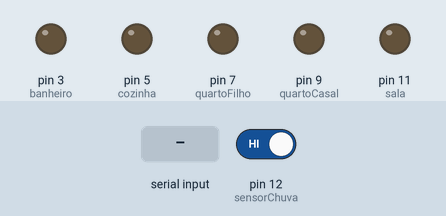
Recording of a sketch running on a simulated Arduino Uno, built with avr-gcc and run on an emulated ATmega328P. Shown: output pins drawn as LEDs (lit = HIGH). The inputs (shaded band) are chosen by the test bench; at power-on: pin 12 (sensorChuva) HIGH.

Above: at 1.2 s.
1.3 s: "b" received over Serial
At 2.5 s:
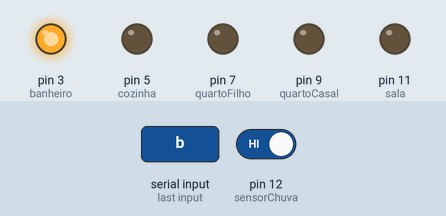
2.8 s: "k" received over Serial
At 3.7 s:
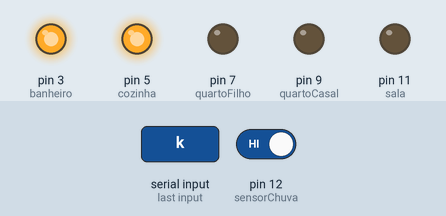
4.3 s: "m" received over Serial
At 4.8 s:
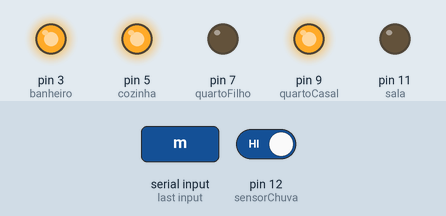
5.8 s: "c" received over Serial
At 7.0 s:
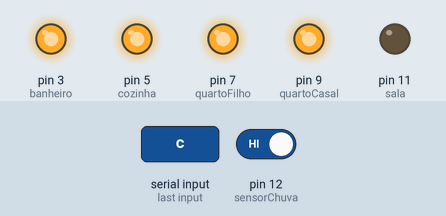
7.3 s: "d" received over Serial
At 8.3 s:
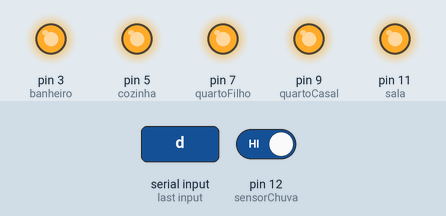
Timing chart, 0 to 10.3 s (numbered marks = the images above; inputs shaded):
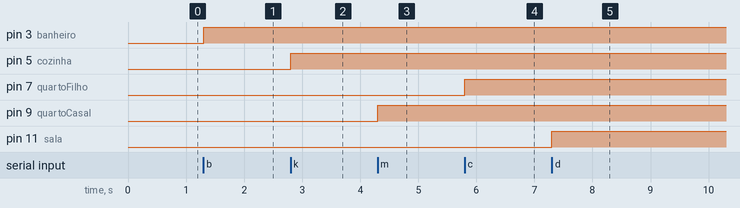

The sketch:

automa__o.ino
```cpp
//----------------pino das luzes-------------
#define banheiro 3
#define cozinha 5
#define quartoCasal 9
#define quartoFilho 7
#define sala 11

int leituraSensor;
//---------------sensor Chuva----------------
#define sensorChuva 12
int leituraChuva;

void setup(){
  for(int i = 3; i <= 11; i = i + 2){
    pinMode(i, OUTPUT);
   }
  pinMode(sensorChuva, INPUT);

  Serial.begin(9600);
}

void loop(){
  leituraSensor = Serial.read();
  leituraChuva = digitalRead(sensorChuva);

  switch(leituraSensor){
    case 'b':
      digitalWrite(banheiro, !digitalRead(banheiro));
      break;
    case 'k':
      digitalWrite(cozinha, !digitalRead(cozinha));
      break;
    case 'm':
      digitalWrite(quartoCasal, !digitalRead(quartoCasal));
      break;
    case 'c':
      digitalWrite(quartoFilho,!digitalRead(quartoFilho));
      break;
    case 'd':
      digitalWrite(sala, !digitalRead(sala));
      break;
    }
    if(leituraChuva == 0){
    Serial.println("10000");
    delay(10000);
    }
}
```

Measured:
- after the input at 1.3 s, pin 3 (banheiro): LOW → HIGH at once
- after the input at 2.8 s, pin 5 (cozinha): LOW → HIGH at once
- after the input at 4.3 s, pin 9 (quartoCasal): LOW → HIGH at once
- after the input at 5.8 s, pin 7 (quartoFilho): LOW → HIGH at once
- after the input at 7.3 s, pin 11 (sala): LOW → HIGH at once
